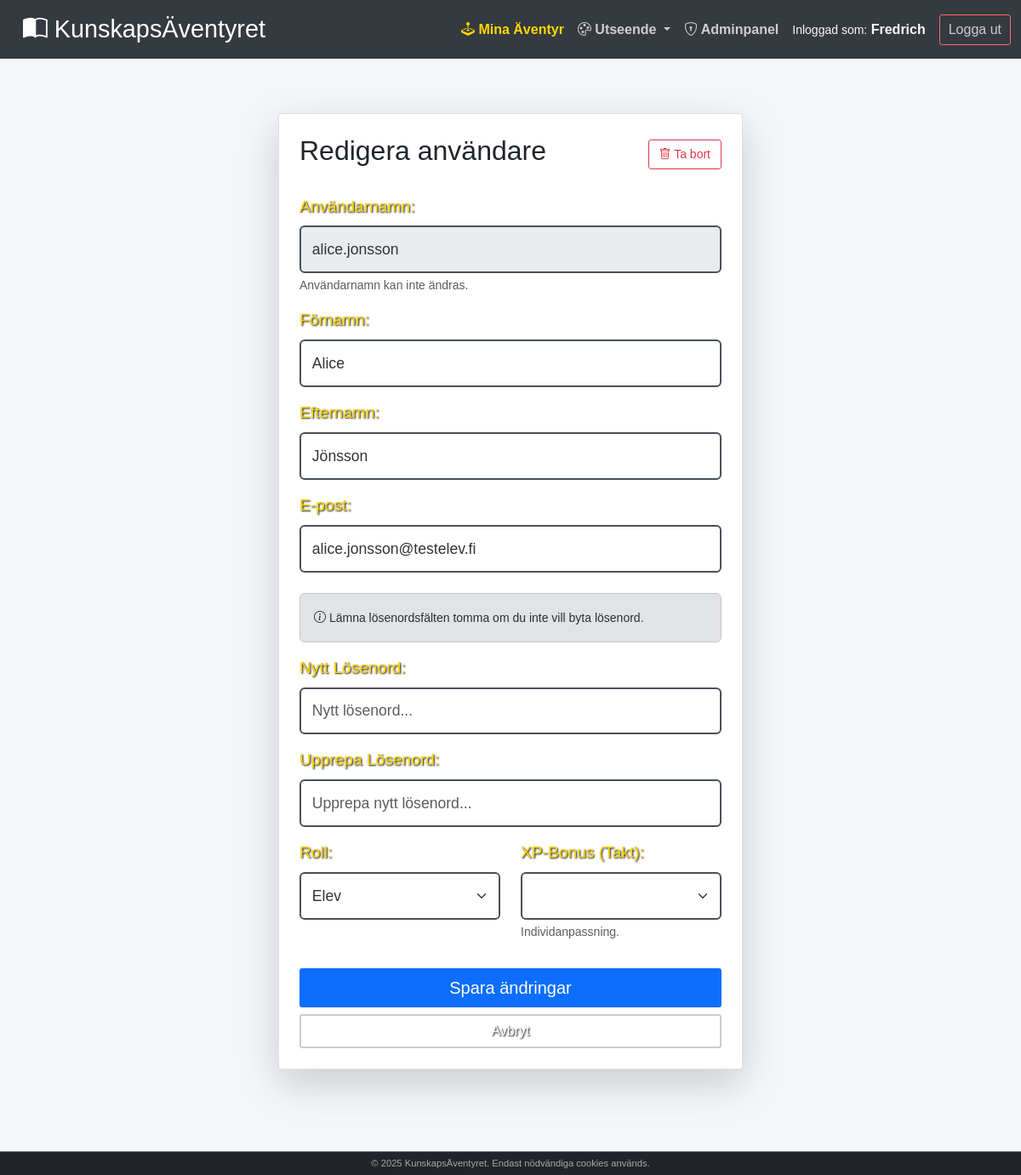
The app's page /edit-user.php?uid=17 (signed in), older data.
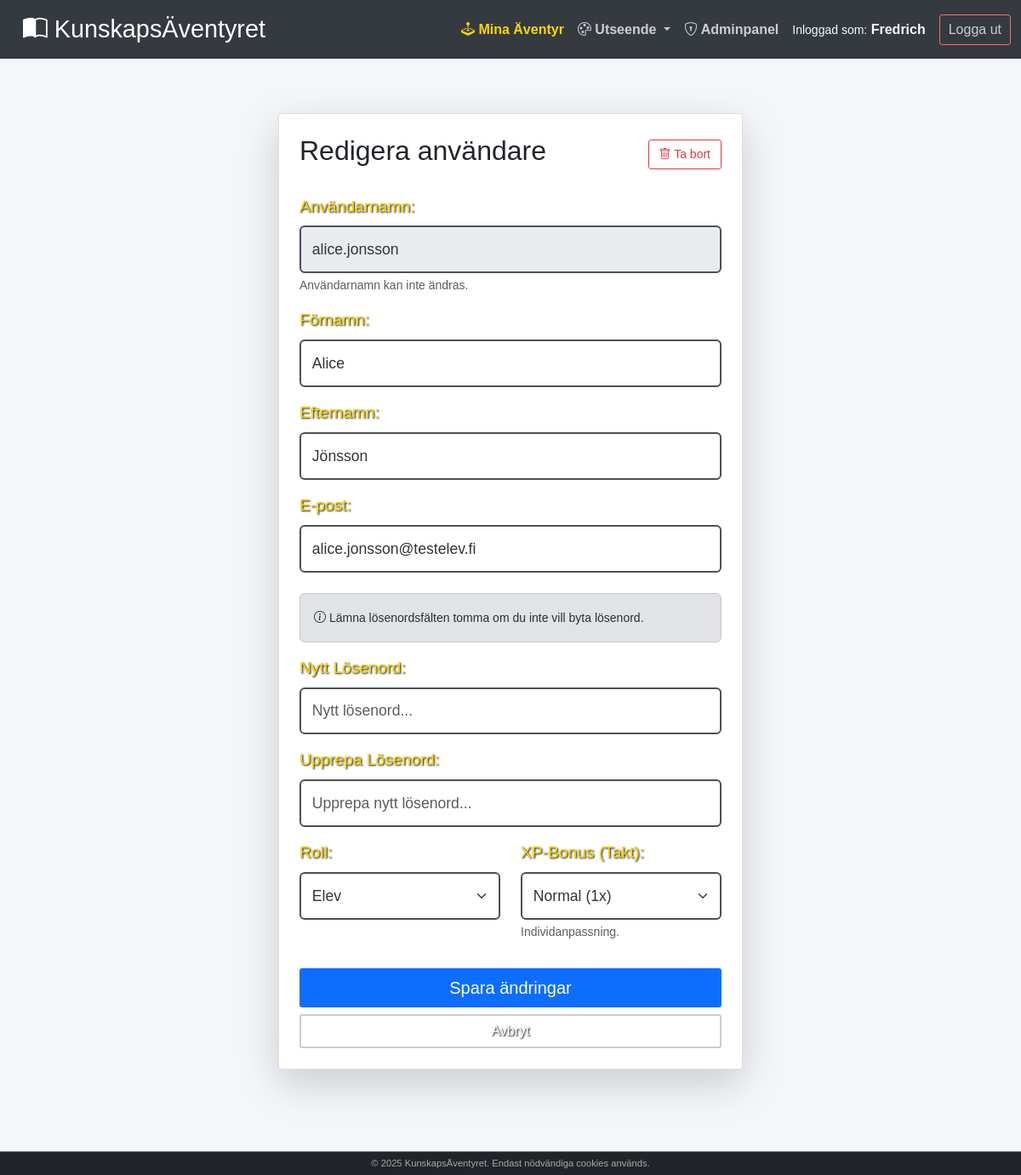
The same page, newer data.
### tables this page shows
CREATE TABLE `users` (
  `u_id` int NOT NULL,
  `u_name` varchar(255) NOT NULL,
  `u_fname` varchar(255) NOT NULL,
  `u_lname` varchar(255) NOT NULL,
  `u_email` varchar(255) NOT NULL,
  `u_password` varchar(255) NOT NULL,
  `u_lastlogin` datetime DEFAULT NULL,
  `u_created` timestamp NOT NULL DEFAULT CURRENT_TIMESTAMP ON UPDATE CURRENT_TIMESTAMP,
  `u_isactive` tinyint(1) NOT NULL,
  `u_role_fk` int NOT NULL,
  `u_xp` int NOT NULL DEFAULT '0' COMMENT 'Total XP',
  `u_level` int NOT NULL DEFAULT '1' COMMENT 'Nuvarande nivå',
  `u_class_fk` int DEFAULT NULL,
  `u_progress_speed_fk` int NOT NULL DEFAULT '1',
  `u_theme` varchar(50) NOT NULL DEFAULT 'default'
);

CREATE TABLE `roles` (
  `r_id` int NOT NULL,
  `r_name` varchar(255) NOT NULL,
  `r_level` int NOT NULL
);

CREATE TABLE `progress_speeds` (
  `ps_id` int NOT NULL,
  `ps_name` varchar(255) NOT NULL,
  `ps_multiplier` float NOT NULL DEFAULT '1'
);

### include/config.php (called while the page is built, shortened)
<?php
$host = '127.0.0.1';
$db   = 'utbildningsportal';
$user = 'root';
$pass = '';
$charset = 'utf8mb4';
$dsn = "mysql:host=$host;dbname=$db;charset=$charset";
$options = [
    PDO::ATTR_ERRMODE => PDO::ERRMODE_EXCEPTION,
    PDO::ATTR_DEFAULT_FETCH_MODE => PDO::FETCH_ASSOC,
    PDO::ATTR_EMULATE_PREPARES => false,
];
try {
    $pdo = new PDO($dsn, $user, $pass, $options);
} catch (\PDOException $e) {
    die("Databasfel: Kunde inte ansluta.");
}
require_once "include/class_user.php";
$user_obj = new User($pdo);
?>

### include/class_user.php (called while the page is built, shortened)
<?php
class User {
    public $pdo;
    public function __construct($pdo, $username = 'Guest', $role_level = 0) {
        $this->pdo = $pdo;
    }
    public function selectUserInfo($userId) {
        try {
            $stmt = $this->pdo->prepare("SELECT * FROM users WHERE u_id = ?");
            $stmt->execute([$userId]);
            $user = $stmt->fetch(PDO::FETCH_ASSOC);
            if ($user) {
                return ['success' => true, 'data' => $user];
            } else {
                return ['success' => false, 'error' => 'Ingen användare med ID ' . $userId . ' hittades.'];
            }
        } catch (Exception $e) {
            return ['success' => false, 'error' => 'Databasfel: ' . $e->getMessage()];
        }
    }
}
?>

### edit-user.php (the view, shortened to what the changed rows need)
<?php
require_once "include/header.php";
$allUserRoles = $pdo->query("SELECT * FROM roles")->fetchAll();
$allProgressSpeeds = $pdo->query("SELECT * FROM progress_speeds ORDER BY ps_id ASC")->fetchAll();
if (isset($_GET['uid'])) {
    $userId = $_GET['uid'];
    $userInfoResult = $user_obj->selectUserInfo($userId);
    if ($userInfoResult['success']) {
        $currentUserInfo = $userInfoResult['data'];
    } else {
        die("Användaren hittades inte.");
    }
} else {
    header("Location: admin_dashboard.php");
    exit;
}
?>
<div class="container mt-5 mb-5">
    <div class="row justify-content-center">
        <div class="col-md-6">
            <div class="card shadow-lg p-4">
                <div class="d-flex justify-content-between align-items-center mb-4">
                    <h2>Redigera användare</h2>
                </div>
                <form action="" method="POST">
                    <div class="mb-3">
                        <label for="uname_static" class="form-label">Användarnamn:</label>
                        <input type="text" id="uname_static" class="form-control" value="<?= htmlspecialchars($currentUserInfo['u_name']) ?>" disabled>
                        <div class="form-text">Användarnamn kan inte ändras.</div>
                    </div>
                    <div class="mb-3">
                        <label for="ufname" class="form-label">Förnamn:</label>
                        <input type="text" id="ufname" name="ufname" class="form-control" value="<?= htmlspecialchars($currentUserInfo['u_fname']) ?>" required>
                    </div>
                    <div class="mb-3">
                        <label for="ulname" class="form-label">Efternamn:</label>
                        <input type="text" id="ulname" name="ulname" class="form-control" value="<?= htmlspecialchars($currentUserInfo['u_lname']) ?>" required>
                    </div>
                    <div class="mb-3">
                        <label for="umail" class="form-label">E-post:</label>
                        <input type="email" id="umail" name="umail" class="form-control" value="<?= htmlspecialchars($currentUserInfo['u_email']) ?>" required>
                    </div>
                    <div class="row">
                        <div class="col-md-6 mb-3">
                            <label for="urole" class="form-label">Roll:</label>
                            <select id="urole" name="urole" class="form-select" required>
                                <?php foreach($allUserRoles as $role): ?>
                                    <option value="<?= $role['r_id'] ?>" <?= ($role['r_id'] == $currentUserInfo['u_role_fk']) ? 'selected' : '' ?>>
                                        <?= $role['r_name'] ?>
                                    </option>
                                <?php endforeach; ?>
                            </select>
                        </div>
                        <div class="col-md-6 mb-3">
                            <label for="uspeed" class="form-label">XP-Bonus (Takt):</label>
                            <select id="uspeed" name="uspeed" class="form-select">
                                <?php foreach($allProgressSpeeds as $speed): ?>
                                    <option value="<?= $speed['ps_id'] ?>" <?= ($speed['ps_id'] == $currentUserInfo['u_progress_speed_fk']) ? 'selected' : '' ?>>
                                        <?= $speed['ps_name'] ?> (<?= $speed['ps_multiplier'] ?>x)
                                    </option>
                                <?php endforeach; ?>
                            </select>
                            <div class="form-text small">Individanpassning.</div>
                        </div>
                    </div>
                </form>
            </div>
        </div>
    </div>
</div>
<?php require_once "include/footer.php"; ?>

Row changes from the older to the newer data that the page shows:
changed users "alice.jonsson": uspeed (not shown) → "Normal (1x)"
